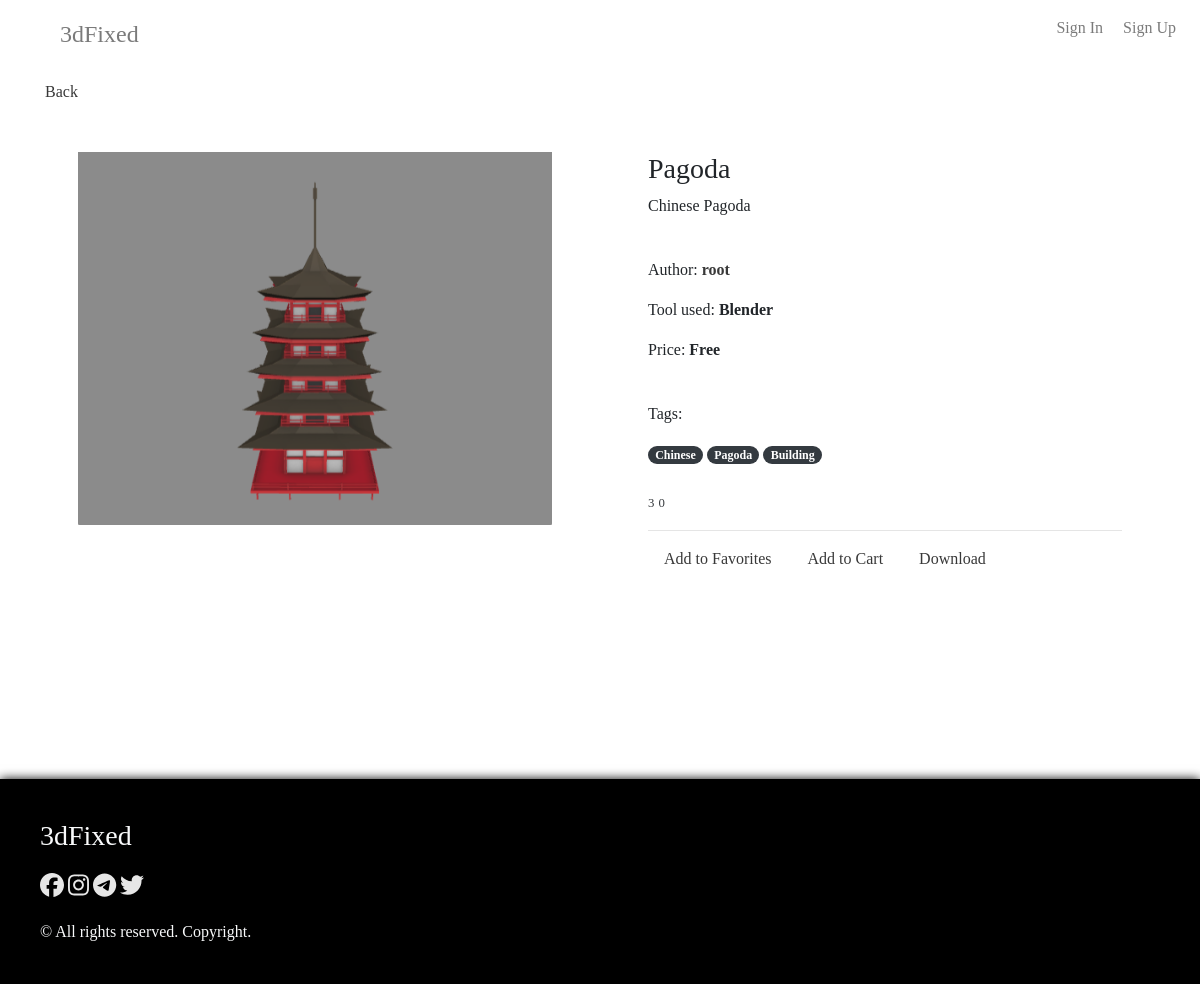
The page /model/view/5 on the database its author committed.
### model/models.py (models this page shows, shortened)
class ModelImage(models.Model):
	parent = models.ForeignKey(Mod, on_delete = models.CASCADE)
	file = models.ImageField(upload_to = 'static/storage/img/models')

class Mod(models.Model):
	model_name = models.CharField(max_length = 30)
	model_desc = models.TextField()
	model_price = models.FloatField()
	model_author_price = models.FloatField(default = 0)
	model_date = models.DateTimeField()
	model_views = models.IntegerField(default = 0)
	model_tags = models.JSONField()
	model_tool = models.CharField(max_length = 50)
	model_favs = models.IntegerField(default = 0)
	model_category = models.ForeignKey(Category, on_delete=models.PROTECT)
	model_author = models.ForeignKey(User, on_delete=models.PROTECT)
	model_link = models.URLField()

### model/views.py (the view)
# urls.py: path('view/<int:id>', views.modelView, name = 'modelview'),
def modelView(request, id):
	categories = Category.objects.all()
	model = get_object_or_404(Mod, id = id)
	model.model_views+=1
	model.save()
	referer = request.META.get('HTTP_REFERER')
	return render(request, 'model/modelview.html', {'model': model, 'categories': categories, 'referer': referer})

### main/templatetags/filters.py (called while the page is built)
@register.filter
def modelDownload(model):
	if model.model_price == 0:
		return True
	else:
		return False

@register.filter
def viewFree(price):
	if price == 0:
		return 'Free'
	else:
		return f'{price}$'

### model/templatetags/model_filters.py (called while the page is built)
@register.filter
def model_images(model):
	return ModelImage.objects.filter(parent = model)

### templates/model/modelview.html (shortened to what this page needs)
{% extends 'main/index.html' %}
{% load filters %}
{% load model_filters %}
{% block content %}
	<div class="container mt-3" onload="modelViewImg(document.querySelector('.modelview-img-holder'))">
		<div class="row">
			<div class="col-md-12">
				<a href="{{referer}}"> Back</a>
			</div>
		</div>
		<div class="row">
			<div class="col-md-6 p-5">
				<div class="modelview-img-holder">
					{% for image in model|model_images %}
					<img src="{{image.file.url}}" alt="{{model.model_name}}" class="w-100 h-100 img-fluid">
					{% endfor %}
				</div>
			</div>
			<div class="col-md-6 p-5">
				<h3>{{model.model_name}}</h3>
				<p>{{model.model_desc}}</p><br>
				<p>Author: <a href="{% url 'engine:stranger' model.model_author %}"><b>{{model.model_author}}</b></a></p>
				<p>Tool used: <b>{{model.model_tool}}</b></p>
				<p>Price: <b>{{model.model_price|viewFree}}</b></p><br>
				<p>Tags:</p>
				{% for tag in model.model_tags %}
					<span class="badge badge-pill badge-dark">{{tag}}</span>
				{% endfor %}
				<br><br>
				<small> {{model.model_views}}</small>
				<small> {{model.model_favs}}</small>
				<hr>
				<a class="modelview-btn" href="{% url 'engine:addto' %}?model_id={{model.id}}&to=favs">Add to Favorites </a>
				<a class="modelview-btn" href="{% url 'engine:addto' %}?model_id={{model.id}}&to=cart">Add to Cart </a>
				{% if model|modelDownload %}
					<a class="modelview-btn" href="{% url 'model:download' model.model_link %}">Download </a>
				{% endif %}
			</div>
		</div>
	</div>
{% endblock %}

### static/main/css/style.css (style rules this page uses)
* { transition: .3s ease; font-family: Segoe; }
body a { color: #232323; opacity: .9; }

### static/main/css/result.css (style rules this page uses)
.chat-message span, small { opacity: .9; }
.modelview-img-holder { width: 100%; background: grey; }
.modelview-btn { margin-top: 2vh; padding: 1.5vh 2vh; border-radius: 5px; }

### rows shown on the page
ModelImage: file (picture)
Mod: model_name "Pagoda", model_desc "Chinese Pagoda", model_author "root", model_tool "Blender", model_price|viewFree "Free", model_views "3", model_favs "0"

### other values the page prints
{{ tag }} "Chinese" "Pagoda" "Building"
